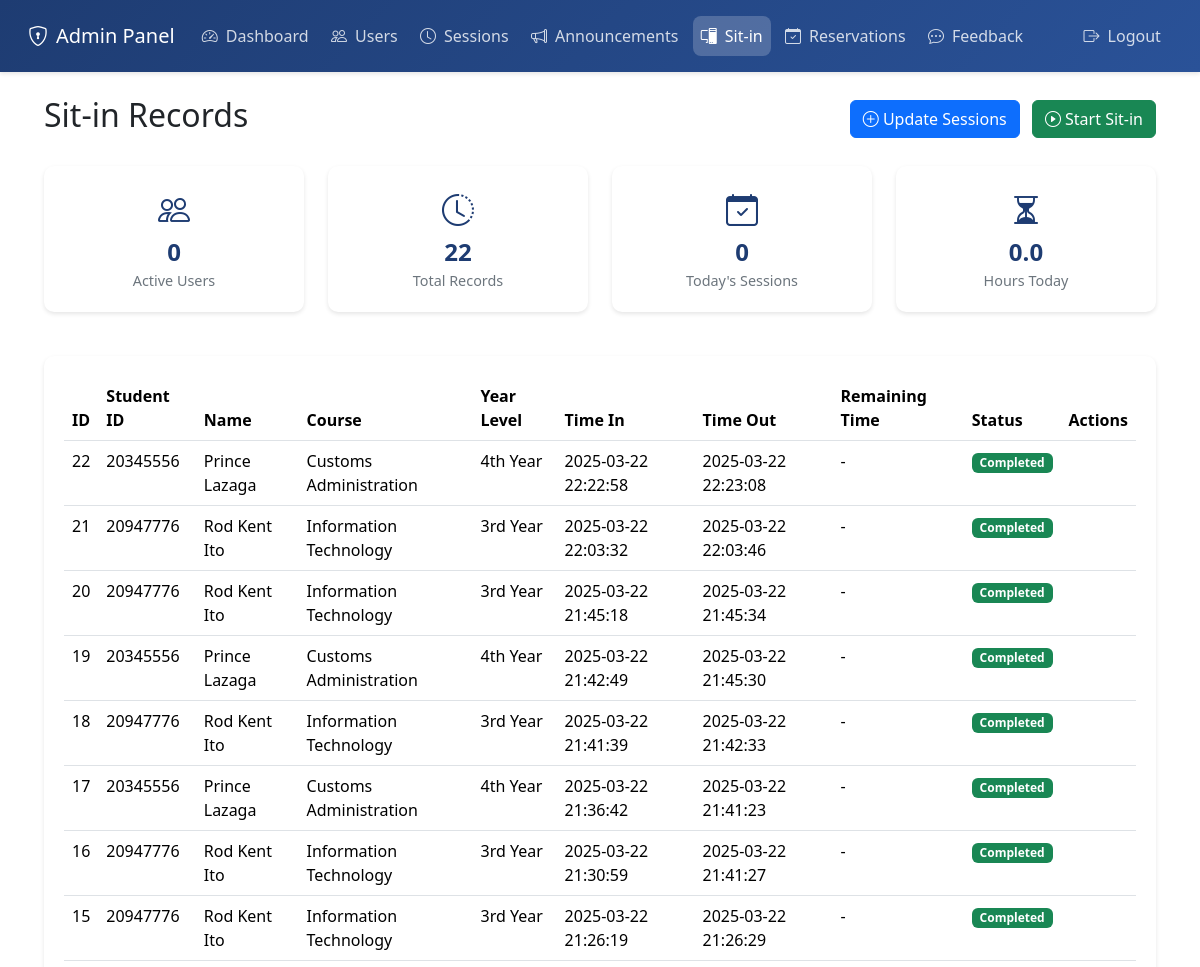
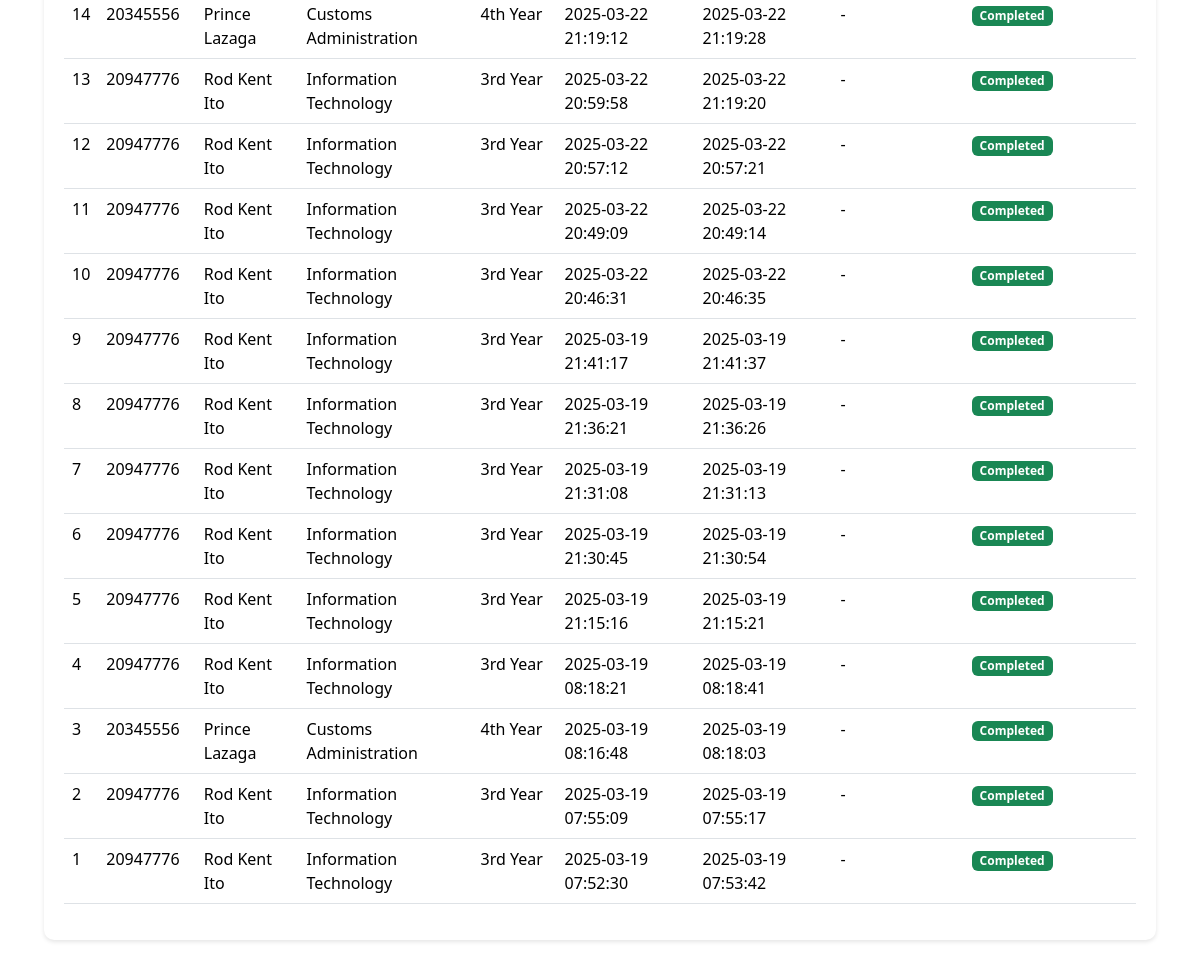
/admin/sitin (signed in), run on an earlier commit of the app's database (2 pictures, top to bottom).
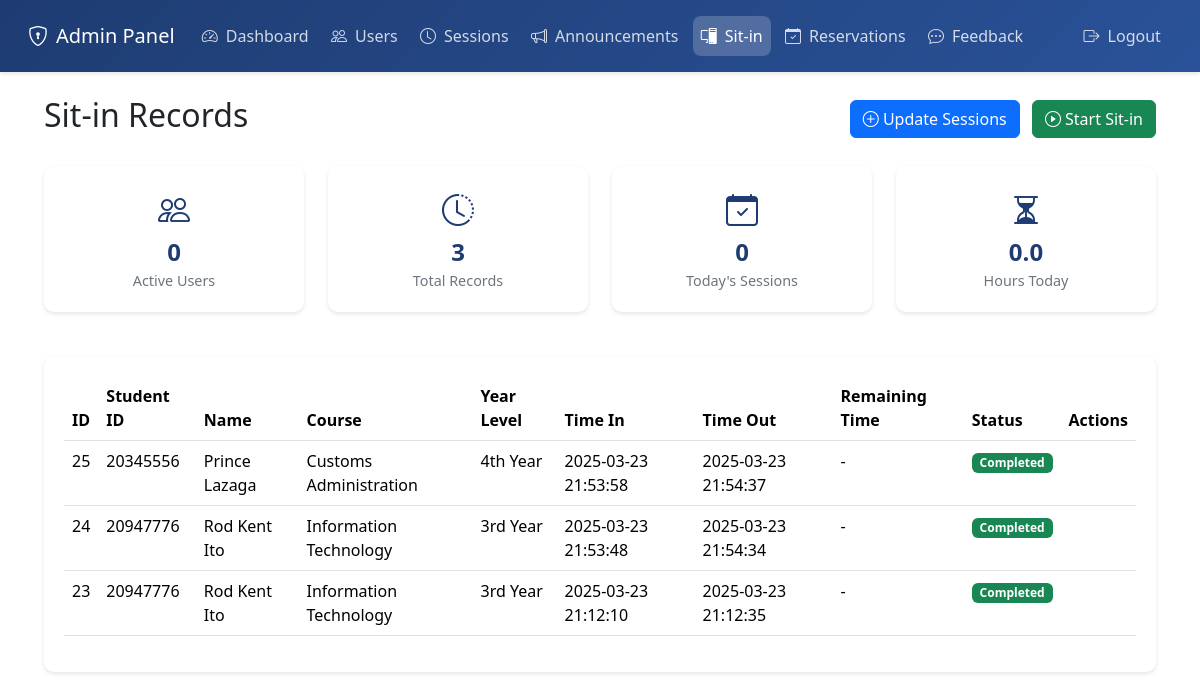
And on a later commit of the database.
### tables this page shows
CREATE TABLE sit_in_history (
                id INTEGER PRIMARY KEY AUTOINCREMENT,
                user_id INTEGER NOT NULL,
                date DATE NOT NULL,
                time_in TIMESTAMP NOT NULL,
                time_out TIMESTAMP,
                status TEXT DEFAULT 'active',
                purpose TEXT,
                lab_unit TEXT,
                duration INTEGER,
                allocated_duration INTEGER,
                FOREIGN KEY (user_id) REFERENCES users (id)
            );

CREATE TABLE users (
                id INTEGER PRIMARY KEY AUTOINCREMENT,
                username TEXT UNIQUE NOT NULL,
                password TEXT NOT NULL,
                firstname TEXT NOT NULL,
                midname TEXT,
                lastname TEXT NOT NULL,
                email TEXT UNIQUE NOT NULL,
                course TEXT NOT NULL,
                yearlevel TEXT NOT NULL,
                is_admin INTEGER DEFAULT 0,
                profile_pic TEXT
            , remaining_sessions INTEGER DEFAULT 0);

### app.py (the view)
    def decorated_function(*args, **kwargs):
        print("==== ADMIN REQUIRED DECORATOR ====")
        print("Current session:", session)
        print("'admin' in session:", 'admin' in session)
        if 'admin' in session:
            print("session['admin'] value:", session['admin'])
        if 'user' in session:
            print("User in session:", session['user'])
            if 'is_admin' in session['user']:
                print("user['is_admin'] value:", session['user']['is_admin'])
        if "admin" not in session or not session["admin"]:
            print("Admin authentication failed, redirecting to login")
            flash("Please login as admin first.", "error")
            return redirect(url_for("login_page"))
        print("Admin authentication successful")
        return f(*args, **kwargs)

### app.py (called while the page is built)
def get_db():
    con = sqlite3.connect("users.db")
    con.row_factory = sqlite3.Row
    return con

### templates/admin_sitin.html (shortened to what this page needs)
<!DOCTYPE html>
<html lang="en">
<head>
    <link href="https://cdn.jsdelivr.net/npm/bootstrap@5.3.2/dist/css/bootstrap.min.css" rel="stylesheet">
    <link rel="stylesheet" href="https://cdn.jsdelivr.net/npm/bootstrap-icons@1.11.1/font/bootstrap-icons.css">
</head>
<body>
    <nav class="navbar navbar-expand-lg fixed-top">
        <div class="container-fluid">
            <a class="navbar-brand" href="#">
                <i class="bi bi-shield-lock me-2"></i>Admin Panel
            </a>
            <div class="collapse navbar-collapse" id="navbarNav">
                <ul class="navbar-nav me-auto">
                    <li class="nav-item">
                        <a class="nav-link" href="{{ url_for('admin_dashboard') }}">
                            <i class="bi bi-speedometer2"></i>Dashboard
                        </a>
                    </li>
                    <li class="nav-item">
                        <a class="nav-link" href="{{ url_for('admin_users') }}">
                            <i class="bi bi-people"></i>Users
                        </a>
                    </li>
                    <li class="nav-item">
                        <a class="nav-link" href="{{ url_for('admin_sessions') }}">
                            <i class="bi bi-clock"></i>Sessions
                        </a>
                    </li>
                    <li class="nav-item">
                        <a class="nav-link" href="{{ url_for('admin_announcements') }}">
                            <i class="bi bi-megaphone"></i>Announcements
                        </a>
                    </li>
                    <li class="nav-item">
                        <a class="nav-link active" href="{{ url_for('admin_sitin') }}">
                            <i class="bi bi-pc-display"></i>Sit-in
                        </a>
                    </li>
                    <li class="nav-item">
                        <a class="nav-link" href="{{ url_for('admin_reservations') }}">
                            <i class="bi bi-calendar-check"></i>Reservations
                        </a>
                    </li>
                    <li class="nav-item">
                        <a class="nav-link" href="{{ url_for('admin_feedback') }}">
                            <i class="bi bi-chat-dots"></i>Feedback
                        </a>
                    </li>
                </ul>
                <ul class="navbar-nav">
                    <li class="nav-item">
                        <a class="nav-link text-danger" href="{{ url_for('admin_logout') }}">
                            <i class="bi bi-box-arrow-right"></i>Logout
                        </a>
                    </li>
                </ul>
            </div>
        </div>
    </nav>
    <div class="main-content">
        <div class="container-fluid">
            <div class="d-flex justify-content-between align-items-center mb-4">
                <h2>Sit-in Records</h2>
                <div>
                    <button class="btn btn-primary me-2" data-bs-toggle="modal" data-bs-target="#updateSessionsModal">
                        <i class="bi bi-plus-circle"></i> Update Sessions
                    </button>
                    <button class="btn btn-success" data-bs-toggle="modal" data-bs-target="#startSitinModal">
                        <i class="bi bi-play-circle"></i> Start Sit-in
                    </button>
                </div>
            </div>
            <div class="row mb-4">
                <div class="col-md-3">
                    <div class="stats-card">
                        <i class="bi bi-people stats-icon"></i>
                        <div class="stats-value">{{ stats.active_sessions }}</div>
                        <div class="stats-label">Active Users</div>
                    </div>
                </div>
                <div class="col-md-3">
                    <div class="stats-card">
                        <i class="bi bi-clock-history stats-icon"></i>
                        <div class="stats-value">{{ stats.total_records }}</div>
                        <div class="stats-label">Total Records</div>
                    </div>
                </div>
                <div class="col-md-3">
                    <div class="stats-card">
                        <i class="bi bi-calendar-check stats-icon"></i>
                        <div class="stats-value">{{ stats.today_sessions }}</div>
                        <div class="stats-label">Today's Sessions</div>
                    </div>
                </div>
                <div class="col-md-3">
                    <div class="stats-card">
                        <i class="bi bi-hourglass-split stats-icon"></i>
                        <div class="stats-value">{{ stats.total_hours_today }}</div>
                        <div class="stats-label">Hours Today</div>
                    </div>
                </div>
            </div>
            <div class="sitin-card">
                <div class="table-responsive">
                    <table class="table table-hover" id="sitinTable">
                        <thead>
                            <tr>
                                <th>ID</th>
                                <th>Student ID</th>
                                <th>Name</th>
                                <th>Course</th>
                                <th>Year Level</th>
                                <th>Time In</th>
                                <th>Time Out</th>
                                <th>Remaining Time</th>
                                <th>Status</th>
                                <th>Actions</th>
                            </tr>
                        </thead>
                        <tbody>
                            {% for record in records %}
                            <tr>
                                <td>{{ record.session_id }}</td>
                                <td>{{ record.student_id }}</td>
                                <td>{{ record.student_name }}</td>
                                <td>{{ record.course }}</td>
                                <td>{{ record.yearlevel }}</td>
                                <td>{{ record.time_in }}</td>
                                <td>{{ record.time_out or 'Active' }}</td>
                                <td>
                                    {% if record.status == 'active' %}
                                        <span class="timer" data-start="{{ record.time_in }}" data-duration="{{ record.duration }}">Loading...</span>
                                    {% else %}
                                        -
                                    {% endif %}
                                </td>
                                <td>
                                    <span class="badge {% if record.status == 'active' %}bg-primary{% else %}bg-success{% endif %}">
                                        {{ record.status|title }}
                                    </span>
                                </td>
                                <td>
                                </td>
                            </tr>
                            {% endfor %}
                        </tbody>
                    </table>
                </div>
            </div>
        </div>
    </div>
</body>
</html>

### templates/admin_sitin.html (style rules this page uses)
.navbar { background: linear-gradient(135deg, #1e3c72 0%, #2a5298 100%); padding: 1rem; box-shadow: 0 2px 4px rgba(0,0,0,0.1); }
.navbar-brand { color: white !important; font-weight: 500; }
.nav-link { color: rgba(255, 255, 255, 0.8) !important; padding: 0.5rem 1rem; margin: 0 0.2rem; border-radius: 8px; transition: all 0.3s; }
.nav-link.active { background: rgba(255, 255, 255, 0.2); color: white !important; }
.nav-link i { margin-right: 8px; }
.main-content { padding: 2rem; margin-top: 4rem; }
.sitin-card { background: white; border-radius: 10px; padding: 20px; box-shadow: 0 2px 4px rgba(0,0,0,0.1); margin-bottom: 20px; transition: all 0.3s; }
.stats-card { background: white; border-radius: 10px; padding: 20px; box-shadow: 0 2px 4px rgba(0,0,0,0.1); margin-bottom: 20px; text-align: center; }
.stats-icon { font-size: 2rem; color: #1e3c72; margin-bottom: 10px; }
.stats-value { font-size: 1.5rem; font-weight: bold; color: #1e3c72; }
.stats-label { color: #6c757d; font-size: 0.9rem; }

What changed in the data, as far as the page shows it:
removed sit_in_history: session_id "22", student_id "20345556", student_name "Prince Lazaga", course "Customs Administration", yearlevel "4th Year", time_in "2025-03-22 22:22:58", time_out "2025-03-22 22:23:08", status "Completed"
removed sit_in_history: session_id "21", student_id "20947776", student_name "Rod Kent Ito", course "Information Technology", yearlevel "3rd Year", time_in "2025-03-22 22:03:32", time_out "2025-03-22 22:03:46", status "Completed"
removed sit_in_history: session_id "20", student_id "20947776", student_name "Rod Kent Ito", course "Information Technology", yearlevel "3rd Year", time_in "2025-03-22 21:45:18", time_out "2025-03-22 21:45:34", status "Completed"
removed sit_in_history: session_id "19", student_id "20345556", student_name "Prince Lazaga", course "Customs Administration", yearlevel "4th Year", time_in "2025-03-22 21:42:49", time_out "2025-03-22 21:45:30", status "Completed"
removed sit_in_history: session_id "18", student_id "20947776", student_name "Rod Kent Ito", course "Information Technology", yearlevel "3rd Year", time_in "2025-03-22 21:41:39", time_out "2025-03-22 21:42:33", status "Completed"
removed sit_in_history: session_id "17", student_id "20345556", student_name "Prince Lazaga", course "Customs Administration", yearlevel "4th Year", time_in "2025-03-22 21:36:42", time_out "2025-03-22 21:41:23", status "Completed"
removed sit_in_history: session_id "16", student_id "20947776", student_name "Rod Kent Ito", course "Information Technology", yearlevel "3rd Year", time_in "2025-03-22 21:30:59", time_out "2025-03-22 21:41:27", status "Completed"
removed sit_in_history: session_id "15", student_id "20947776", student_name "Rod Kent Ito", course "Information Technology", yearlevel "3rd Year", time_in "2025-03-22 21:26:19", time_out "2025-03-22 21:26:29", status "Completed"
removed sit_in_history: session_id "14", student_id "20345556", student_name "Prince Lazaga", course "Customs Administration", yearlevel "4th Year", time_in "2025-03-22 21:19:12", time_out "2025-03-22 21:19:28", status "Completed"
removed sit_in_history: session_id "13", student_id "20947776", student_name "Rod Kent Ito", course "Information Technology", yearlevel "3rd Year", time_in "2025-03-22 20:59:58", time_out "2025-03-22 21:19:20", status "Completed"
removed sit_in_history: session_id "12", student_id "20947776", student_name "Rod Kent Ito", course "Information Technology", yearlevel "3rd Year", time_in "2025-03-22 20:57:12", time_out "2025-03-22 20:57:21", status "Completed"
removed sit_in_history: session_id "11", student_id "20947776", student_name "Rod Kent Ito", course "Information Technology", yearlevel "3rd Year", time_in "2025-03-22 20:49:09", time_out "2025-03-22 20:49:14", status "Completed"
removed sit_in_history: session_id "10", student_id "20947776", student_name "Rod Kent Ito", course "Information Technology", yearlevel "3rd Year", time_in "2025-03-22 20:46:31", time_out "2025-03-22 20:46:35", status "Completed"
removed sit_in_history: session_id "9", student_id "20947776", student_name "Rod Kent Ito", course "Information Technology", yearlevel "3rd Year", time_in "2025-03-19 21:41:17", time_out "2025-03-19 21:41:37", status "Completed"
removed sit_in_history: session_id "8", student_id "20947776", student_name "Rod Kent Ito", course "Information Technology", yearlevel "3rd Year", time_in "2025-03-19 21:36:21", time_out "2025-03-19 21:36:26", status "Completed"
removed sit_in_history: session_id "7", student_id "20947776", student_name "Rod Kent Ito", course "Information Technology", yearlevel "3rd Year", time_in "2025-03-19 21:31:08", time_out "2025-03-19 21:31:13", status "Completed"
removed sit_in_history: session_id "6", student_id "20947776", student_name "Rod Kent Ito", course "Information Technology", yearlevel "3rd Year", time_in "2025-03-19 21:30:45", time_out "2025-03-19 21:30:54", status "Completed"
removed sit_in_history: session_id "5", student_id "20947776", student_name "Rod Kent Ito", course "Information Technology", yearlevel "3rd Year", time_in "2025-03-19 21:15:16", time_out "2025-03-19 21:15:21", status "Completed"
removed sit_in_history: session_id "4", student_id "20947776", student_name "Rod Kent Ito", course "Information Technology", yearlevel "3rd Year", time_in "2025-03-19 08:18:21", time_out "2025-03-19 08:18:41", status "Completed"
removed sit_in_history: session_id "3", student_id "20345556", student_name "Prince Lazaga", course "Customs Administration", yearlevel "4th Year", time_in "2025-03-19 08:16:48", time_out "2025-03-19 08:18:03", status "Completed"
removed sit_in_history: session_id "2", student_id "20947776", student_name "Rod Kent Ito", course "Information Technology", yearlevel "3rd Year", time_in "2025-03-19 07:55:09", time_out "2025-03-19 07:55:17", status "Completed"
removed sit_in_history: session_id "1", student_id "20947776", student_name "Rod Kent Ito", course "Information Technology", yearlevel "3rd Year", time_in "2025-03-19 07:52:30", time_out "2025-03-19 07:53:42", status "Completed"
added sit_in_history: session_id "25", student_id "20345556", student_name "Prince Lazaga", course "Customs Administration", yearlevel "4th Year", time_in "2025-03-23 21:53:58", time_out "2025-03-23 21:54:37", status "Completed"
added sit_in_history: session_id "24", student_id "20947776", student_name "Rod Kent Ito", course "Information Technology", yearlevel "3rd Year", time_in "2025-03-23 21:53:48", time_out "2025-03-23 21:54:34", status "Completed"
added sit_in_history: session_id "23", student_id "20947776", student_name "Rod Kent Ito", course "Information Technology", yearlevel "3rd Year", time_in "2025-03-23 21:12:10", time_out "2025-03-23 21:12:35", status "Completed"
Also different on the page:
{{ stats.total_records }}: "22" → "3"
